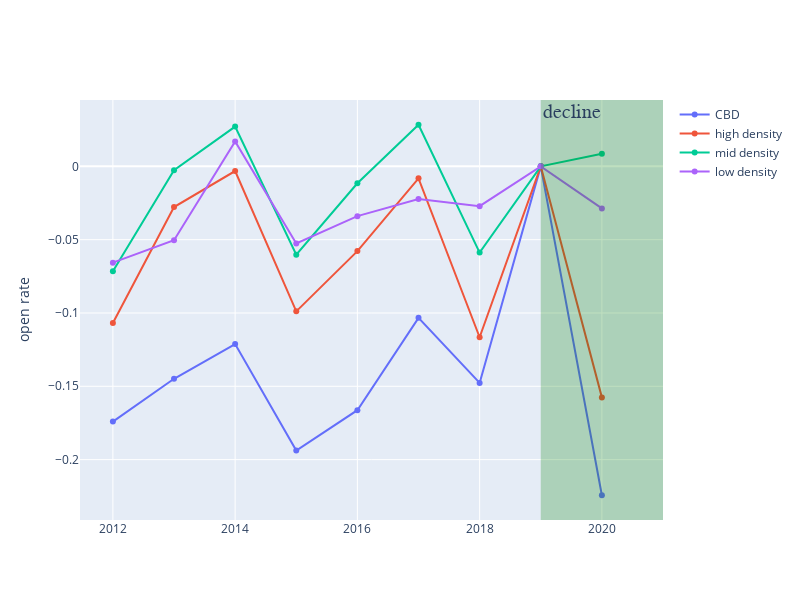

Source (notebook cell):
### Code cell
years=[y-1 for y in y_l]
fig = go.Figure()
fig.add_trace(go.Scatter(x=years, y=cbd,
                    mode='lines+markers',
                    name='CBD'))
fig.add_trace(go.Scatter(x=years, y=high,
                    mode='lines+markers',
                    name='high density'))
fig.add_trace(go.Scatter(x=years, y=mid,
                    mode='lines+markers',
                    name='mid density'))
fig.add_trace(go.Scatter(x=years, y=low,
                    mode='lines+markers',
                    name='low density'))
fig.add_vrect(x0=2019, x1=2021, 
              annotation_text="decline", annotation_position="top left",
              annotation=dict(font_size=20, font_family="Times New Roman"),
              fillcolor="green", opacity=0.25, line_width=0)

fig.update_layout(
    autosize=False,
    width=800,
    height=600,yaxis_title='open rate')

fig.show()

### Figure 1 — Plotly figure (JSON) as saved in the notebook; plotly's stock layout.template omitted (floating-point values rounded to 4 significant figures)
{"data": [{"mode": "lines+markers", "name": "CBD", "type": "scatter", "x": [2012, 2013, 2014, 2015, 2016, 2017, 2018, 2019, 2020], "y": [-0.1741, -0.1449, -0.1212, -0.1939, -0.1663, -0.1033, -0.1477, 0, -0.2243]}, {"mode": "lines+markers", "name": "high density", "type": "scatter", "x": [2012, 2013, 2014, 2015, 2016, 2017, 2018, 2019, 2020], "y": [-0.1068, -0.02773, -0.003194, -0.09888, -0.0578, -0.00819, -0.1165, 0, -0.1576]}, {"mode": "lines+markers", "name": "mid density", "type": "scatter", "x": [2012, 2013, 2014, 2015, 2016, 2017, 2018, 2019, 2020], "y": [-0.07158, -0.002578, 0.02711, -0.06028, -0.01154, 0.02838, -0.05881, 0, 0.008658]}, {"mode": "lines+markers", "name": "low density", "type": "scatter", "x": [2012, 2013, 2014, 2015, 2016, 2017, 2018, 2019, 2020], "y": [-0.06566, -0.05037, 0.01697, -0.05257, -0.03395, -0.02226, -0.02713, 0, -0.02868]}], "layout": {"annotations": [{"font": {"family": "Times New Roman", "size": 20}, "showarrow": false, "text": "decline", "x": 2019, "xanchor": "left", "xref": "x", "y": 1, "yanchor": "top", "yref": "y domain"}], "autosize": false, "height": 600, "shapes": [{"fillcolor": "green", "line": {"width": 0}, "opacity": 0.25, "type": "rect", "x0": 2019, "x1": 2021, "xref": "x", "y0": 0, "y1": 1, "yref": "y domain"}], "width": 800, "yaxis": {"title": {"text": "open rate"}}}}
